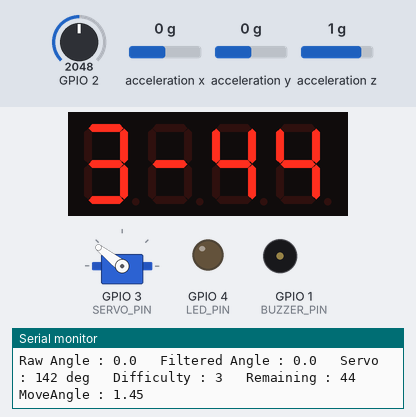
Bench run of a sketch on a simulated ESP32-C3. On the bench: servo, 4-digit seven-segment display, output pins drawn as LEDs (lit = HIGH), buzzer (waves = sounding, pin HIGH), the last lines printed to the serial monitor. Wiring (inferred from the names in the program): MPU-9250 motion sensor at I2C address 0x68. The inputs (shaded band) are chosen by the test bench; at power-on: GPIO 2 = 2048, acceleration x 0 g, acceleration y 0 g, acceleration z 1 g.

Above: at 1.9 s.
2.0 s: GPIO 2 set to 1228
At 3.2 s:
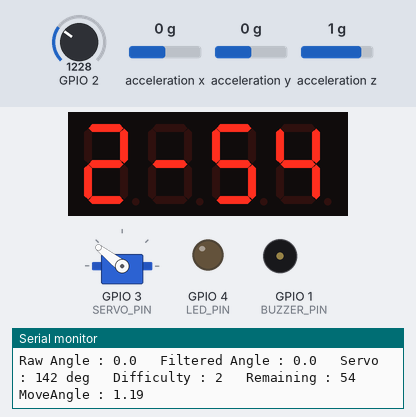
3.5 s: GPIO 2 set to 122
At 4.7 s:
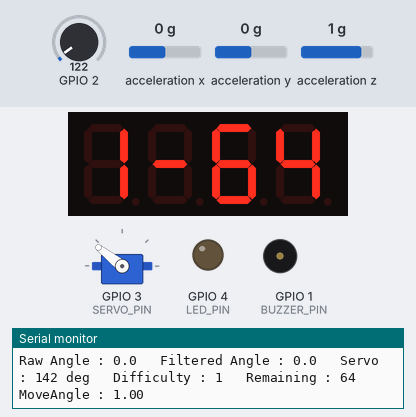
5.0 s: GPIO 2 set to 3972
At 6.4 s:
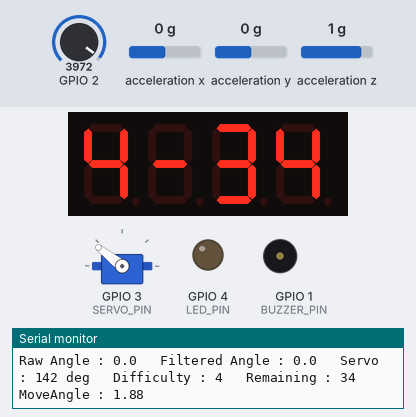
Timing chart, 0 to 8.0 s (numbered marks = the images above; inputs shaded):
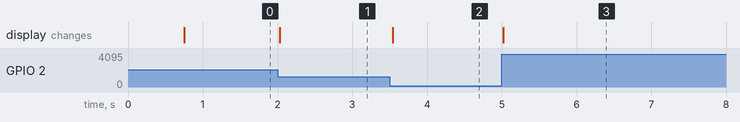

Measured:
- after the input at 2.0 s, the display: changes at once (image 1)
- after the input at 3.5 s, the display: changes at once (image 2)
- after the input at 5.0 s, the display: changes at once (image 3)

The sketch:

esp32_gunrock_prop_inc_FND_v3.ino
```cpp
//2026/08/15
//2026/08/16 FND v2 _5 level 1.6도 작동
//2026/08/16 FND v3 _5 아들가속도코드 + level getMaxCount 값조절 + 가속도센서오류 자동리셋
//Chat GPT  https://chatgpt.com/share/6a81f904-7430-83ee-aecc-ef202ea23b8f
//Preference Additional Board manger  https://espressif.github.io/arduino-esp32/package_esp32_index.json
//Board Manger : esp32
//Librar Manger : ESP32Servo
//보드선택은 tools - Boards - Esp32 - ESP32C3 Dev Module

#include <Wire.h>
#include <ESP32Servo.h>
#include <TM1637Display.h>

#define MPU6500_ADDR 0x68

#define RESET_PIN    0
#define BUZZER_PIN   1
#define SERVO_PIN    3
#define LED_PIN      4
#define FND_CLK_PIN  5
#define FND_DIO_PIN  6
#define SDA_PIN      8
#define SCL_PIN      9
#define PWR_MGMT_1   0x6B
#define ACCEL_XOUT_H 0x3B

Servo servoMotor;
TM1637Display display(FND_CLK_PIN, FND_DIO_PIN);

bool readMPU6500Accel(float &ax, float &ay, float &az);
void initMPU6500();
int getMaxCount(int level);
void updateDisplay(int difficulty, int remaining);
void playLevelUp();
void playTaDa();
void playMarioStageClear();

float ax, ay, az;
float filteredAngleY = 0; // EMA 필터를 적용한 Y축 각도
const float alpha = 0.15; // EMA 필터 계수. 작을수록 부드럽고 느림. 클수록 빠르게 반응
int i2cErrorCount = 0;// I2C 연속 오류 횟수
int difficulty = 1; // 게임 변수
int remainingCount = 64;
float moveAngle = 1.0; // 1회 동작마다 이동할 서보 각도
float servoPosition = 142.0; // 실제 서보 위치
int lastServoAngle = -1; // 마지막으로 서보에 명령한 각도
bool celebrationPlayed = false; // 클리어 음악 재생 여부
bool readMPU6500Accel(float &ax, float &ay, float &az) { // MPU6500 가속도 데이터 읽기
  Wire.beginTransmission(MPU6500_ADDR);
  Wire.write(ACCEL_XOUT_H);
  if (Wire.endTransmission(false) != 0) return false;
  Wire.requestFrom(MPU6500_ADDR, 6);
  if (Wire.available() < 6) return false;

  int16_t axRaw = (Wire.read() << 8) | Wire.read();
  int16_t ayRaw = (Wire.read() << 8) | Wire.read();
  int16_t azRaw = (Wire.read() << 8) | Wire.read();

  ax = axRaw / 16384.0;  // MPU6500 ±2g
  ay = ayRaw / 16384.0;
  az = azRaw / 16384.0;
  return true;
}

void initMPU6500() { // MPU6500 초기화
  Wire.beginTransmission(MPU6500_ADDR);
  Wire.write(PWR_MGMT_1);
  Wire.write(0x00);
  Wire.endTransmission();
  delay(100);
}

void setup() {
  Serial.begin(115200);
  delay(500);
  Wire.begin(SDA_PIN, SCL_PIN);  // I2C
  Wire.setClock(400000);
  delay(100);
  initMPU6500();  // MPU6500 초기화
  servoMotor.attach(SERVO_PIN);
  servoMotor.write(142);
  lastServoAngle = 142;
  servoPosition = 142.0;
  display.setBrightness(7);  // FND
  display.clear();

  pinMode(RESET_PIN, INPUT_PULLUP);
  pinMode(LED_PIN, OUTPUT);
  pinMode(BUZZER_PIN, OUTPUT);
  analogWrite(LED_PIN, 0);

  Serial.println("================================");  // 시작 메시지
  Serial.println("MPU6500 ACCEL + SERVO START");
  Serial.println("Y AXIS CONTROL");
  Serial.println("EMA FILTER");
  Serial.println("I2C AUTO RECOVERY");
  Serial.println("================================");
  Serial.println();
}

void loop() {
  if (!readMPU6500Accel(ax, ay, az)) {  // MPU6500 가속도 읽기
    Serial.println("MPU6500 I2C ERROR");
    i2cErrorCount++;
    if (i2cErrorCount >= 10) {    // 연속 10회 오류 발생 시 MPU6500 재초기화
      Serial.println("MPU6500 재초기화");
      initMPU6500();
      i2cErrorCount = 0;
    }
    delay(10);
    return;
  }
  i2cErrorCount = 0;  // 정상 통신이면 오류 횟수 초기화
  float rawAccAngleY = atan2(ax, sqrt(ay * ay + az * az))* 180.0 / PI; // Y축 절대각도 계산
  filteredAngleY = (alpha * rawAccAngleY) + ((1.0 - alpha) * filteredAngleY);  // EMA 필터
  filteredAngleY = constrain(filteredAngleY, -80, 0);  // V2에서 사용했던 각도 범위 제한
  static bool countReady = false;  // 증분 Incremental 제어

  if (lastServoAngle == 142) {  // 서보가 초기 위치일 때 난이도 설정
    difficulty = map(analogRead(2), 0, 4095, 1, 5);
    remainingCount = getMaxCount(difficulty);

    moveAngle = 64.0 / remainingCount;
    updateDisplay( difficulty, remainingCount);
  }
  if (filteredAngleY <= -65) countReady = true;  // 팔을 아래쪽으로 내림
  if (countReady && filteredAngleY >= -20) {  // 팔을 다시 올림 → 1회 인정
    servoPosition -= moveAngle;    // 서보 위치 감소
    if (servoPosition < 78.0) servoPosition = 78.0;  // 최소 위치 제한
    lastServoAngle = round(servoPosition);    // 실제 서보 명령값
    servoMotor.write(lastServoAngle);
    remainingCount--;    // 남은 횟수 감소
    if (remainingCount < 0) remainingCount = 0;
    updateDisplay(difficulty, remainingCount);    // FND 갱신
    countReady = false;    // 다음 동작 대기
  }

  if (digitalRead(RESET_PIN) == LOW) {  // 리셋 스위치
    for (int angle = lastServoAngle; angle <= 142; angle++) {    // 서보를 142°까지 천천히 복귀
      servoMotor.write(angle);
      delay(40);
    }

    lastServoAngle = 142;    // 게임 상태 초기화
    servoPosition = 142.0;
    celebrationPlayed = false;
    countReady = false;
    difficulty = map(analogRead(2), 0, 4095, 1, 5);    // 리셋 후 가변저항으로 난이도 설정
    remainingCount = getMaxCount(difficulty);    // 난이도에 따른 목표 횟수
    moveAngle = 64.0 / remainingCount;    // 64°를 목표 횟수로 나눔
    updateDisplay(difficulty, remainingCount);    // FND 갱신
    delay(300);
  }

  if (lastServoAngle <= 78) {  // 게임 클리어
    analogWrite(LED_PIN, 128);    // LED 50%
    if (!celebrationPlayed) {    // 클리어 음악은 한 번만
      playMarioStageClear();
      celebrationPlayed = true;
    }
  }
  else {
    analogWrite(LED_PIN, 0);
  }
  // 시리얼 모니터
  static unsigned long lastPrint = 0;
  if (millis() - lastPrint >= 100) {
    lastPrint = millis();
    Serial.print("Raw Angle : ");
    Serial.print(rawAccAngleY, 1);
    Serial.print("   Filtered Angle : ");
    Serial.print(filteredAngleY, 1);
    Serial.print("   Servo : ");
    Serial.print(lastServoAngle);
    Serial.print(" deg");
    Serial.print("   Difficulty : ");
    Serial.print(difficulty);
    Serial.print("   Remaining : ");
    Serial.print(remainingCount);
    Serial.print("   MoveAngle : ");
    Serial.println(moveAngle, 2);
  }
// 비례 Proportional 제어코드 ============================================================
/*
  int servoAngle = map((int)filteredAngleY, -80, 0, 142, 78);
  servoAngle = constrain(servoAngle, 78, 142);
  if (servoAngle != lastServoAngle) {
    servoMotor.write(servoAngle);
    lastServoAngle = servoAngle;
  }
  static unsigned long lastPrint = 0;
  if (millis() - lastPrint >= 100) {
    lastPrint = millis();
    Serial.print("Y Angle : ");
    Serial.print(filteredAngleY, 1);
    Serial.print(" deg   Servo : ");
    Serial.print(servoAngle);
    Serial.println(" deg");
  }
*/
// 비례 Proportional 제어코드 끝 ============================================================
}

int getMaxCount(int level) {// 난이도 → 목표 횟수
  switch (level) {
    case 1:return 64;
    case 2:return 54;
    case 3:return 44;
    case 4:return 34;
    case 5:return 24;
  }
  return 64;
}

// FND 표시 1-64 / 2-40 / 3-28/ 4-18/ 5-12
void updateDisplay(int difficulty,int remaining) {
  difficulty = constrain(difficulty, 1, 5);
  remaining = constrain(remaining, 0, 99);
  uint8_t segments[4];
  segments[0] = display.encodeDigit(difficulty); //첫 번째 자리
  segments[1] = 0x40;  // 두 번째 자리 "-"
  segments[2] = display.encodeDigit(remaining / 10);// 세 번째 자리
  segments[3] = display.encodeDigit(remaining % 10);  // 네 번째 자리
  display.setSegments(segments);
}

// 레벨업 음악
void playLevelUp() {
  int melody[] = {784, 1047, 1319, 1568}; // 솔(G5), 도(C6), 미(E6), 솔(G6)
  int duration[] = {100, 100, 100, 300};

  for (int i = 0; i < 4; i++) {
    tone(BUZZER_PIN, melody[i], duration[i]);
    delay(duration[i] * 1.2);
  }
  noTone(BUZZER_PIN);
}

void playTaDa() {
  tone(BUZZER_PIN, 523, 100); delay(120); // 도(C5)
  tone(BUZZER_PIN, 523, 100); delay(120); // 도(C5)
  tone(BUZZER_PIN, 698, 200); delay(220); // 파(F5)
  tone(BUZZER_PIN, 880, 200); delay(220); // 라(A5)
  tone(BUZZER_PIN, 1047, 500); delay(550); // 높은 도(C6)
  noTone(BUZZER_PIN);
}

void playMarioStageClear() {
  // 음 주파수(Hz): G5, C6, E6, G6, C7, E7, G7, E7, G#5, C6, D#6, G#6, A#5, D6, F6, A#6
  int melody[] = {
    784, 1047, 1319,               // 솔, 도, 미
    1568, 2093, 2637,              // 높은 솔, 도, 미
    3136, 2637,                    // 최고음 솔, 미
    831, 1047, 1245, 1661,         // 솔#, 도, 레#, 솔#
    932, 1175, 1397, 1865, 2093    // 라#, 레, 파, 라#, 높은 도
  };

  // 각 음의 재생 시간(ms) - 박자를 늘려 유연하게 연주
  int duration[] = {
    140, 140, 140,
    140, 140, 140,
    280, 280,
    140, 140, 140, 280,
    140, 140, 140, 140, 600
  };
  int totalNotes = sizeof(melody) / sizeof(melody[0]);

  for (int i = 0; i < totalNotes; i++) {
    tone(BUZZER_PIN, melody[i], duration[i]);
    // 음과 음 사이 간격을 살짝 주어 또렷하게 들리도록 설정
    delay(duration[i] * 1.25);
  }
  noTone(BUZZER_PIN);
}
```
